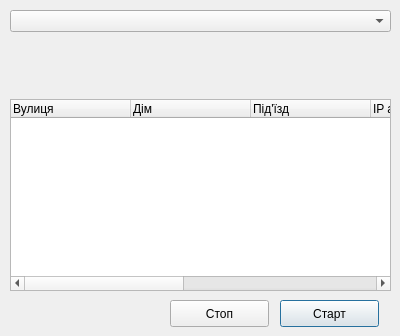
<?xml version="1.0" encoding="UTF-8"?>
<ui version="4.0">
 <class>LayerUpdaterDialogBase</class>
 <widget class="QDialog" name="LayerUpdaterDialogBase">
  <property name="geometry">
   <rect>
    <x>0</x>
    <y>0</y>
    <width>400</width>
    <height>336</height>
   </rect>
  </property>
  <property name="windowTitle">
   <string>Layer Updater</string>
  </property>
  <widget class="QWidget" name="verticalLayoutWidget_2">
   <property name="geometry">
    <rect>
     <x>10</x>
     <y>10</y>
     <width>381</width>
     <height>281</height>
    </rect>
   </property>
   <layout class="QVBoxLayout" name="verticalLayout_2">
    <item>
     <layout class="QHBoxLayout" name="horizontalLayout">
      <item>
       <widget class="QComboBox" name="comboBox">
        <property name="minimumSize">
         <size>
          <width>240</width>
          <height>0</height>
         </size>
        </property>
       </widget>
      </item>
     </layout>
    </item>
    <item>
     <spacer name="verticalSpacer">
      <property name="orientation">
       <enum>Qt::Vertical</enum>
      </property>
      <property name="sizeHint" stdset="0">
       <size>
        <width>20</width>
        <height>40</height>
       </size>
      </property>
     </spacer>
    </item>
    <item>
     <widget class="QLabel" name="stateLabel">
      <property name="text">
       <string/>
      </property>
     </widget>
    </item>
    <item>
     <widget class="QTreeWidget" name="objectBrowser">
      <property name="columnCount">
       <number>7</number>
      </property>
      <attribute name="headerDefaultSectionSize">
       <number>120</number>
      </attribute>
      <column>
       <property name="text">
        <string>Вулиця</string>
       </property>
      </column>
      <column>
       <property name="text">
        <string>Дім</string>
       </property>
      </column>
      <column>
       <property name="text">
        <string>Під'їзд</string>
       </property>
      </column>
      <column>
       <property name="text">
        <string>IP адреса</string>
       </property>
      </column>
      <column>
       <property name="text">
        <string>Модель</string>
       </property>
      </column>
      <column>
       <property name="text">
        <string>Статус1</string>
       </property>
      </column>
      <column>
       <property name="text">
        <string>Статус2</string>
       </property>
      </column>
     </widget>
    </item>
   </layout>
  </widget>
  <widget class="QPushButton" name="startButton">
   <property name="geometry">
    <rect>
     <x>280</x>
     <y>300</y>
     <width>99</width>
     <height>27</height>
    </rect>
   </property>
   <property name="text">
    <string>Старт</string>
   </property>
  </widget>
  <widget class="QPushButton" name="stopButton">
   <property name="geometry">
    <rect>
     <x>170</x>
     <y>300</y>
     <width>99</width>
     <height>27</height>
    </rect>
   </property>
   <property name="text">
    <string>Стоп</string>
   </property>
  </widget>
 </widget>
 <resources/>
 <connections/>
</ui>
